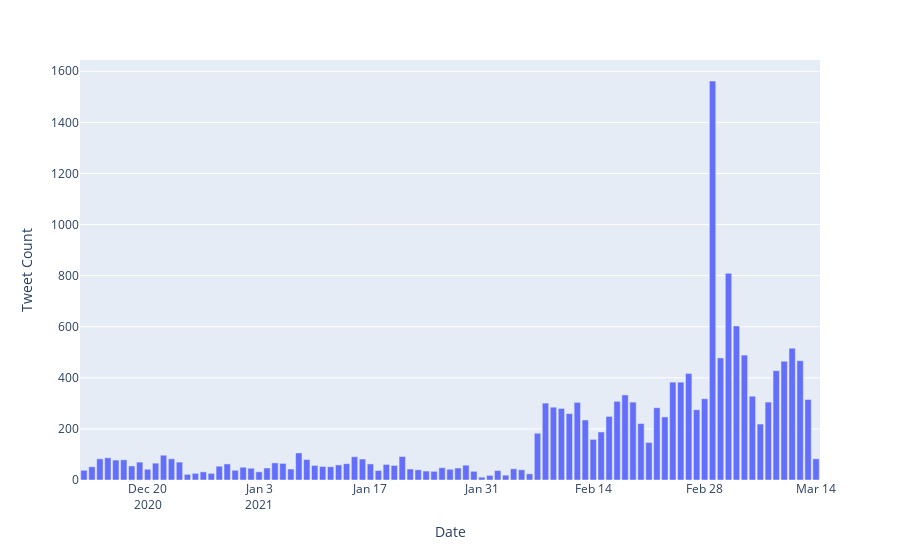

The notebook cell saved with this chart:
### Code cell
# let's inspect how many tweets there were with respect to time
timeline = df.groupby(['date']).count().reset_index()
timeline['count'] = timeline['text']
timeline = timeline[['date', 'count']]
fig = px.bar(timeline, x='date', y='count', labels={'date': 'Date', 'count': 'Tweet Count'})
fig.show()
# fig.write_image("./figures/tweet_freq_over_time.png")

### Figure 1 — Plotly figure (JSON) as saved in the notebook; plotly's stock layout.template omitted (floating-point values rounded to 4 significant figures)
{"data": [{"alignmentgroup": "True", "hovertemplate": "Date=%{x}<br>Tweet Count=%{y}<extra></extra>", "legendgroup": "", "marker": {"color": "#636efa"}, "name": "", "offsetgroup": "", "orientation": "v", "showlegend": false, "textposition": "auto", "type": "bar", "x": ["2020-12-12", "2020-12-13", "2020-12-14", "2020-12-15", "2020-12-16", "2020-12-17", "2020-12-18", "2020-12-19", "2020-12-20", "2020-12-21", "2020-12-22", "2020-12-23", "2020-12-24", "2020-12-25", "2020-12-26", "2020-12-27", "2020-12-28", "2020-12-29", "2020-12-30", "2020-12-31", "2021-01-01", "2021-01-02", "2021-01-03", "2021-01-04", "2021-01-05", "2021-01-06", "2021-01-07", "2021-01-08", "2021-01-09", "2021-01-10", "2021-01-11", "2021-01-12", "2021-01-13", "2021-01-14", "2021-01-15", "2021-01-16", "2021-01-17", "2021-01-18", "2021-01-19", "2021-01-20", "2021-01-21", "2021-01-22", "2021-01-23", "2021-01-24", "2021-01-25", "2021-01-26", "2021-01-27", "2021-01-28", "2021-01-29", "2021-01-30", "2021-01-31", "2021-02-01", "2021-02-02", "2021-02-03", "2021-02-04", "2021-02-05", "2021-02-06", "2021-02-07", "2021-02-08", "2021-02-09", "2021-02-10", "2021-02-11", "2021-02-12", "2021-02-13", "2021-02-14", "2021-02-15", "2021-02-16", "2021-02-17", "2021-02-18", "2021-02-19", "2021-02-20", "2021-02-21", "2021-02-22", "2021-02-23", "2021-02-24", "2021-02-25", "2021-02-26", "2021-02-27", "2021-02-28", "2021-03-01", "2021-03-02", "2021-03-03", "2021-03-04", "2021-03-05", "2021-03-06", "2021-03-07", "2021-03-08", "2021-03-09", "2021-03-10", "2021-03-11", "2021-03-12", "2021-03-13", "2021-03-14"], "xaxis": "x", "y": [38, 52, 83, 87, 78, 79, 55, 70, 42, 66, 97, 83, 70, 22, 26, 32, 26, 54, 63, 38, 50, 46, 32, 47, 67, 65, 43, 106, 80, 57, 53, 52, 59, 64, 91, 82, 63, 37, 61, 57, 92, 43, 40, 35, 34, 48, 42, 47, 58, 34, 11, 18, 37, 19, 44, 40, 24, 183, 301, 285, 280, 260, 304, 235, 159, 188, 249, 308, 333, 305, 221, 147, 283, 247, 383, 383, 417, 275, 318, 1562, 478, 809, 603, 489, 328, 219, 305, 428, 465, 516, 467, 315, 83], "yaxis": "y"}], "layout": {"barmode": "relative", "legend": {"tracegroupgap": 0}, "margin": {"t": 60}, "xaxis": {"anchor": "y", "domain": [0, 1], "title": {"text": "Date"}}, "yaxis": {"anchor": "x", "domain": [0, 1], "title": {"text": "Tweet Count"}}}}
